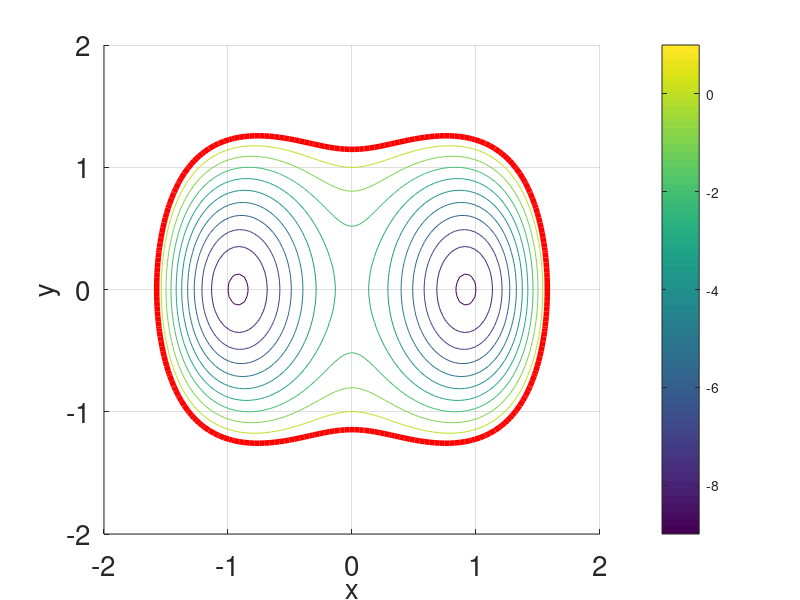
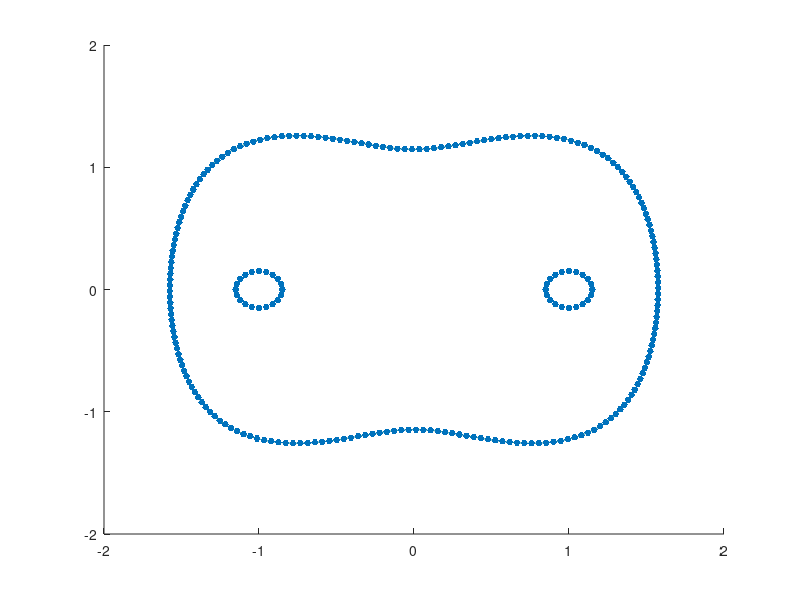

MATLAB code for these plots, in order: (Note: this script raises an error after producing the figures.)
function distmesh_TwoWell_FEM()
close all
fsz = 16;
beta = 1;
%% the displayed domain:
XMIN = -2; XMAX = 2;
YMIN = -2; YMAX = 2;
%% the computational domain
bbxmin = -2; bbxmax = 2;
bbymin = -2; bbymax = 2;
% bbxmin = XMIN; bbxmax = XMAX;
% bbymin = -2; bbymax = 4;

bbox = [bbxmin,bbymin;bbxmax,bbymax];
xv = linspace(bbxmin,bbxmax,100); yv = linspace(bbymin,bbymax,100);
[xx,yy] = meshgrid(xv,yv);
v = reshape(my_potential([xx(:),yy(:)]),100,100);
figure;
hold on
h = contour(xv,yv,v,[-100 : 1 : 1]);
h1 = contour(xv,yv,v,[1, 1],'r','LineWidth',4);
h2 = contour(xv,yv,v,[-100,-100],'r','LineWidth',4);
grid
set(gca,'Fontsize',20);
colorbar
xlabel('x','Fontsize',20);
ylabel('y','Fontsize',20);
%%
figure;
hold on;
% get boundary points
a = [-1;0]; % center of A
b = [1;0]; % center of B
r = 0.15;
Vbdry = 1;
t = linspace(0,2*pi,21)';
t(end) = [];
pA = [a(1)+r*cos(t),a(2)+r*sin(t)];
pB = [b(1)+r*cos(t),b(2)+r*sin(t)];
VA = max(my_potential(pA));
VB = max(my_potential(pB));

%%
Vthreshold = 0.5*(Vbdry + max(VA,VB));
hV = contour(xx,yy,v,[Vbdry,Vbdry]);
hV(:,1) = [];
hV = hV';
h = r*(t(2)-t(1));
hV = reparametrization(hV,h);
bdry = [pA;pB;hV];
plot(bdry(:,1),bdry(:,2),'.','Markersize',15);
drawnow;

fd = @(p)ddiff(my_potential(p)-Vbdry,dunion(dcircle(p,a(1),a(2),r),dcircle(p,b(1),b(2),r)));
[pts,tr] = distmesh2d(fd,@huniform,h,bbox,bdry);

%% choose number of mesh refinements
nrefine = 1;
for i = 1 : nrefine 
    [pts,tr] = refine(pts,tr);
end
%% smooth mesh
% [pts,tr] = smoothmesh(pts,tr);
triplot(tr,pts(:,1),pts(:,2),'color','r');
%% Start processing mesh
%% extract boundary nodes and boundary edges
% Find boundary nodes
edges = [tr(:,1),tr(:,2);tr(:,2),tr(:,3);tr(:,1),tr(:,3)];
e0 = edges;
edges = sort(edges,2);
[~,isort2] = sort(edges(:,2),'ascend');
edges = edges(isort2,:);
[~,isort1] = sort(edges(:,1),'ascend');
edges = edges(isort1,:);
Nedges = length(edges);
fprintf('N edges = %i, N points = %i\n',length(edges),length(pts));
% boundary edges are encountered only once as they belong to only one
% triangle
[uedges,ishrink,~] = unique(edges,'rows');
Nis = length(ishrink);
fprintf('N ishrink = %i\n',Nis);
gap = circshift(ishrink,[-1,0]) - ishrink;
if ishrink(end) == Nedges
    gap(end) = 1;
else
    gap(end) = [];
end    
i1 = find(gap == 1);
n1 = length(i1);
i2 = find(gap == 2);
n2 = length(i2);
fprintf('n1 = %i, n2 = %i\n',n1,n2);
ie1 = ishrink(i1);
bedges = edges(ie1,:);
Nbe = size(bedges,1);
ind = (1 : Nedges)';
ie2 = ind;
ie2(ie1) = [];
Nie = length(ie2);
fprintf('Nbe = %i, Nie = %i\n',Nbe,Nie);
figure; hold on
for i = 1 : Nbe
    j = bedges(i,:);
    plot([pts(j(1),1),pts(j(2),1)],[pts(j(1),2),pts(j(2),2)],'Linewidth',2);
end
bb = [bedges(:,1);bedges(:,2)];
ibnodes = unique(bb); % indices of boundary nodes
Nib = length(ibnodes);
bnodes = pts(ibnodes,:); % boundary nodes
plot(bnodes(:,1),bnodes(:,2),'.','Markersize',10);
drawnow;
Nbdry = size(bnodes,1);
% To use Tarjan's algorithm, we need the vertices to be indexed from 1 to
% Nverts
Npts = size(pts,1);
map = zeros(Npts,1);
map(ibnodes) = (1 : Nib)';
E = [map(bedges(:,1)),map(bedges(:,2));map(bedges(:,2)),map(bedges(:,1))];
% Tarjan's algorithm
NSCC = Tarjan([1 : Nib]',E);
col = parula(NSCC + 1);
for i = 1 : NSCC
    fname = sprintf('SCC%d',i);
    SCC = load(fname);
    ind = SCC.SCC;
    plot(pts(ibnodes(ind),1),pts(ibnodes(ind),2),'.','Markersize',10,'color',col(i,:));
    drawnow;
    fprintf('Boundary: SCC %d: %i nodes\n',i,length(ind));
end
daspect([1,1,1])
set(gca,'Fontsize',20);
triplot(tr,pts(:,1),pts(:,2));
% %% find neighbors
% Ned = length(uedges);
% nneib = zeros(Npts,1);
% nei = zeros(Npts);
% for j = 1 : Ned
%     v = uedges(j,1);
%     w = uedges(j,2);
%     nneib(v) = nneib(v) + 1;
%     nneib(w) = nneib(w) + 1;
%     nei(v,nneib(v)) = w;
%     nei(w,nneib(w)) = v;
% end
% maxnneib = max(nneib);
%% find boundary nodes for dirichlet0, dirichlet1, and neumann boundaries
for i = 1 : NSCC
    fname = sprintf('SCC%d',i);
    SCC = load(fname);
    ind = SCC.SCC;

    iinit = ibnodes(ind);
    vrts_init = pts(iinit,:);
    
    % check if this connected component corresponds to the outer boundary    
    if min(my_potential(vrts_init)) > Vthreshold
        neumann = iinit;
    else % this is a Dirichlet boundary
        if max(abs(vrts_init(:,1)-a(1))<r & abs(vrts_init(:,2)-a(2))<r)
            dirichlet0 = iinit;
        else
            dirichlet1 = iinit;
        end
    end
end
figure;
hold on
triplot(tr,pts(:,1),pts(:,2),'color','k');
Nbe = length(bedges);
for j = 1 : Nbe
    plot([pts(bedges(j,1),1),pts(bedges(j,2),1)],[pts(bedges(j,1),2),pts(bedges(j,2),2)],'Linewidth',2);
end
daspect([1,1,1])
%% end processing mesh
% call FEM
[u,u1,A1,b1] = FEM2d(pts,tr,neumann',[dirichlet0',dirichlet1'],dirichlet1', beta);

committor = full(u);
% graphic representation
figure(3)
clf;
trisurf(tr,pts(:,1),pts(:,2),full(u),'facecolor','interp')
view(2)
colorbar

figure(4)
clf;
trisurf(tr,pts(:,1),pts(:,2),full(u),'facecolor','interp')
view(2)
colorbar
axis([XMIN,XMAX,YMIN,YMAX]);
set(gca,'Fontsize',16);
daspect([1,1,1]);
%%
%% Calculate Reactive Current, Rates
[jtri, rate, Z] = reactive_current(full(u), pts, tr, beta);

Npts = size(pts, 1);
Ntri = size(tr, 1);

jx = zeros(Npts, 1);
jy = zeros(Npts, 1);

counts = zeros(Npts,1);
for j = 1:Ntri
    jx(tr(j,:)) = jx(tr(j,:)) + jtri(j, 1);
    jy(tr(j,:)) = jy(tr(j,:)) + jtri(j, 2);
    counts(tr(j,:)) = counts(tr(j,:)) + 1;
end
jx = jx./counts;
jy = jy./counts;

aj = sqrt(jx.^2 + jy.^2);
figure;
trimesh(tr, pts(:, 1), pts(:, 2), full(aj));
% save('../data/FEM_solution.mat','pts','tr', 'jx', 'jy', 'committor', 'Z', 'rate');
save('DistmeshTwowell_1.mat','pts','tr', 'jx', 'jy', 'committor', 'Z', 'rate');
axis square;
end

%% FEM2d
function [u,u1,A1,b1] = FEM2d(coordinates,elements3,neumann,dirichlet,dirichlet1, beta)
FreeNodes=setdiff(1:size(coordinates,1),dirichlet);
A = sparse(size(coordinates,1),size(coordinates,1));
b = sparse(size(coordinates,1),1);

% Assembly
for j = 1:size(elements3,1)
  A(elements3(j,:),elements3(j,:)) = A(elements3(j,:),elements3(j,:)) ...
      + stima3(coordinates(elements3(j,:),:)) * ...
      exp(-beta*mypot(sum(coordinates(elements3(j,:),:),1)/3));
end

% Volume Forces
for j = 1:size(elements3,1)
  b(elements3(j,:)) = 0;  
end

% Neumann conditions
for j = 1 : size(neumann,1)
  b(neumann(j,:))=b(neumann(j,:)) + norm(coordinates(neumann(j,1),:)- ...
      coordinates(neumann(j,2),:)) * myg(sum(coordinates(neumann(j,:),:))/2)/2;
end

% Dirichlet conditions 
u = sparse(size(coordinates,1),1);
u(dirichlet1) = 1;
b = b - A * u;

% Computation of the solution
u(FreeNodes) = A(FreeNodes,FreeNodes) \ b(FreeNodes);

A1 = A(FreeNodes,FreeNodes);
b1 = b(FreeNodes);
u1 = u(FreeNodes);
end


%%
function M = stima3(vertices)
d = size(vertices,2);
G = [ones(1,d+1);vertices'] \ [zeros(1,d);eye(d)];
M = det([ones(1,d+1);vertices']) * G * G' / prod(1:d);
end

function [jtri, rate, Z] = reactive_current(u, coordinates, elements3, beta)
Ntri = size(elements3,1);
jtri = zeros(Ntri,2);
Z = 0;
rate = 0;
for n = 1:size(elements3,1)
    tr_idx = elements3(n,:);
    vertices = coordinates(tr_idx,:);
    utri = u(tr_idx);
    d = size(vertices,2);
    potential_avg = 0;
    for k=1:3
        potential_avg = potential_avg + my_potential(vertices(k,:));
    end
    potential_avg = potential_avg/3;
    measure = exp(-beta*potential_avg);
    G = [vertices(2:3,1)-vertices(1,1),vertices(2:3,2)-vertices(1,2)]\[utri(2)-utri(1);utri(3)-utri(1)];
    tri_area = 0.5*abs(det([ones(1,3);vertices']));
    Z = Z + tri_area*measure;
    jtri(n,:) = measure *(G)';    
    rate = rate + tri_area*measure*G'*G;
end
rate = rate/(Z*beta);
fprintf('Reaction rate: %d\n',rate);
fprintf('Z: %d\n',Z);
jtri = jtri/(Z*beta);
end

%%
function Vrm = mypot(x)
V = my_potential(x);
Vrm = V;
end

%%
function V = my_potential(x)
mu = [-1, 0 ; 1, 0.]; % gaussian means
c_inv = [2., 0.; 0. 1.];    % gaussian inverse covariance
energy = 10.0;
my_sum = 0;
for i=1:2
    z = (x - mu(i, :));
    my_sum = my_sum + exp(-diag(z*(c_inv*z')));
end
V = -energy*my_sum + x(:, 1).^4 + x(:, 2).^4;
end

%%
function Stress = myg(x)
Stress = zeros(size(x,1),1);
end
%%
function path = reparametrization(path,h)
    %reparametrization
    dp = path - circshift(path,[1,0]);
    dp(1,:) = 0;
    dl = sqrt(sum(dp.^2,2));
    lp = cumsum(dl);
    len = lp(end);
    lp = lp/len; % normalize
    npath = round(len/h);
    g1 = linspace(0,1,npath)';
    path = interp1(lp,path,g1);
end